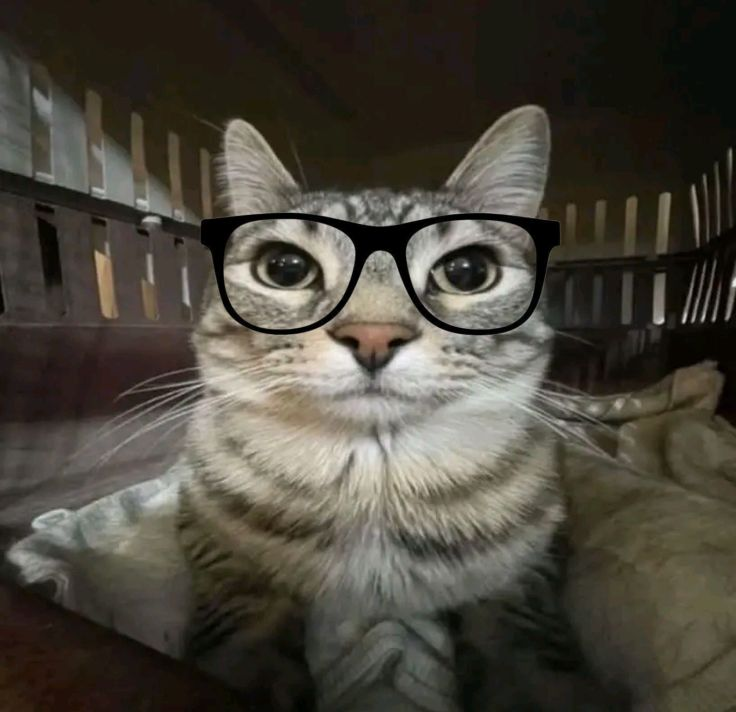
#> input picture image_processing_project/assets/img/aw.jpg, 736 x 712 px, found by its file name
$ python fuzzy_equalizer.py
#> lines starting #> are read from the running program, lines starting #| are printed output that depends on the picture
#> further down, image is the input picture: shape (712, 736, 3); mean B, G, R 60.1, 70, 74.4
import numpy as np
import cv2
import matplotlib.pyplot as plt

def fuzzy_membership_function(x, mean, stddev):
    return np.exp((-(x - mean) ** 2)/(2 * (stddev ** 2)))

def fuzzy_histogram_equalization(image, block_size=16):
    #konfersi gambar ke grayscale jika diperlukan
#> called with block_size = 16
    if len (image.shape)==3:
        image = cv2.cvtColor(image, cv2.COLOR_BGR2GRAY)
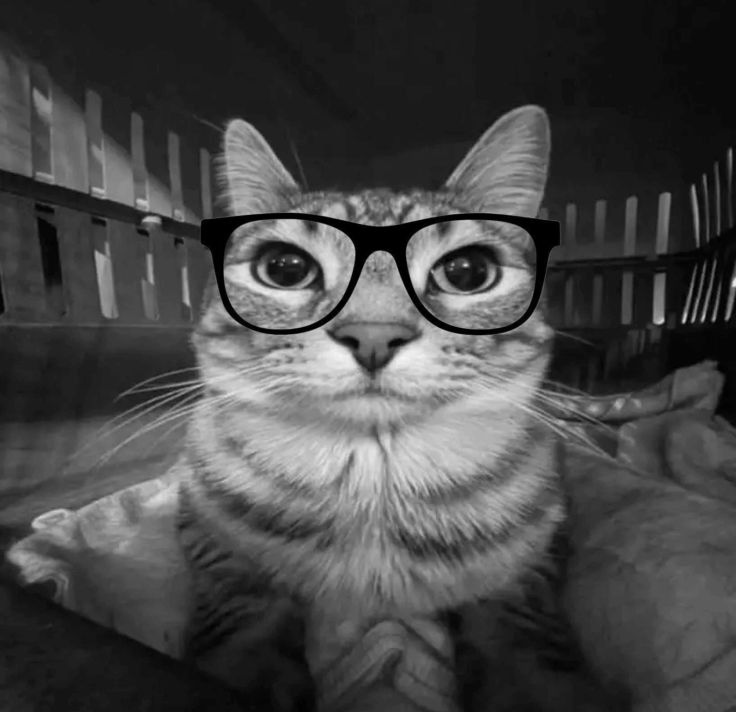
#> image: shape (712, 736); min 0, max 246, mean 70.2


    #dapatkan dimensi gambar
    height , width = image.shape
#> height = 712; width = 736

    #buat gambar yang telah di equalize
    equalized_image = np.zeros_like(image, dtype=np.uint8)

    #ukuran block
    block_height = block_size
    block_width = block_size

    for y in range(0, height, block_height):
        for x in range(0, width, block_width):
            #definisikan batas blok
            block = image[y:y+block_height, x:x+block_width]
            if block.size == 0:
                continue

            #hitung histogram lokal
            hist, bins = np.histogram(block.flatten(), bins=256, range=[0,256])
            cdf = hist.cumsum()
            cdf_normalized = cdf * 255 / cdf[-1]
            equalized_block = np.interp(block.flatten(), bins[:-1], cdf_normalized).reshape(block.shape)

            #hitung keanggotaan fuzzy
            mean = np.mean(equalized_block)
            stddev = np.std(equalized_block) if np.std(equalized_block) > 0 else 1
            membership = fuzzy_membership_function(equalized_block, mean, stddev)

            # normalisasi membership ke 0-255
            membership_norm = cv2.normalize(membership, None, 0, 255, cv2.NORM_MINMAX)

            # gabungkan hasil HE dengan fuzzy membership (bisa diatur bobotnya)
            fuzzy_block = 0.6 * equalized_block + 0.4 * membership_norm


            #terapkan penyesuaian kontras fuzzy
            equalized_image[y:y+block_height, x:x+block_width] = np.clip(fuzzy_block, 0, 255)
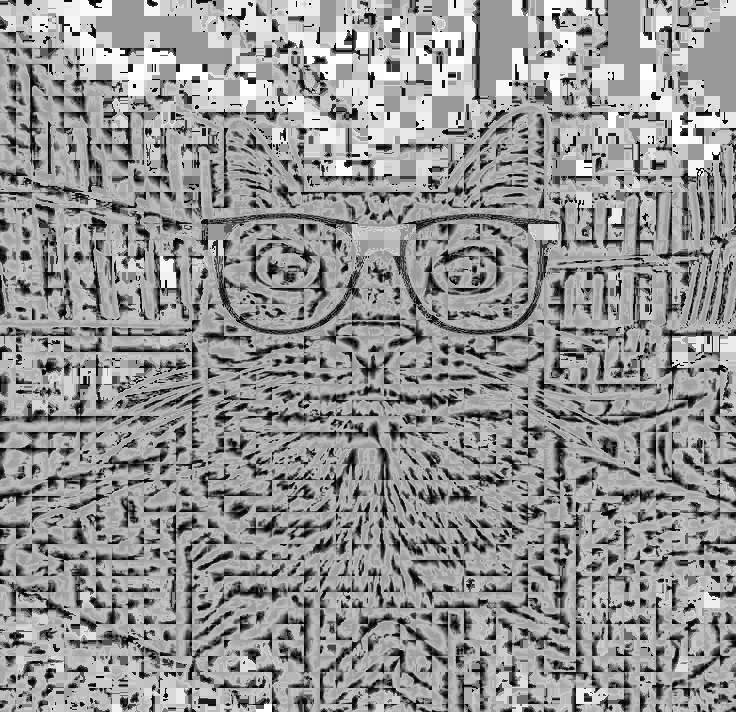
#> equalized_image: shape (712, 736); min 0, max 255, mean 148.4

    return equalized_image

#path ke gambar
image_path = 'image_processing_project/assets/img/aw.jpg'

#memuat gambar
image = cv2.imread(image_path)

#melakukan histogram equalizationm
fhe_image = fuzzy_histogram_equalization(image)

#menampilkan gambar asli dan gambar yang telah di equalize
plt.figure(figsize=(12, 6))

plt.subplot(1, 2, 1)
plt.title('Gambar Asli')
plt.imshow(cv2.cvtColor(image, cv2.COLOR_BGR2RGB))
plt.axis('off')

plt.subplot(1, 2, 2)
plt.title('Gambar setelah Equalization')
plt.imshow(fhe_image, cmap='gray')
plt.axis('off')

plt.show()
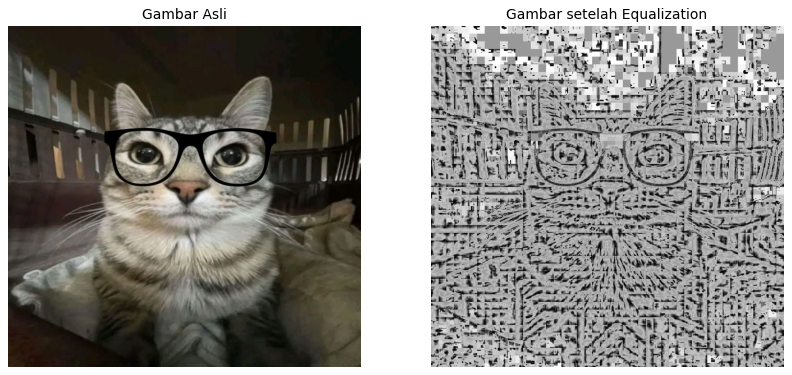
#> figure drawn by matplotlib, 2 panels

$ run again, with image_processing_project/assets/img/download.jpg copied over image_processing_project/assets/img/aw.jpg
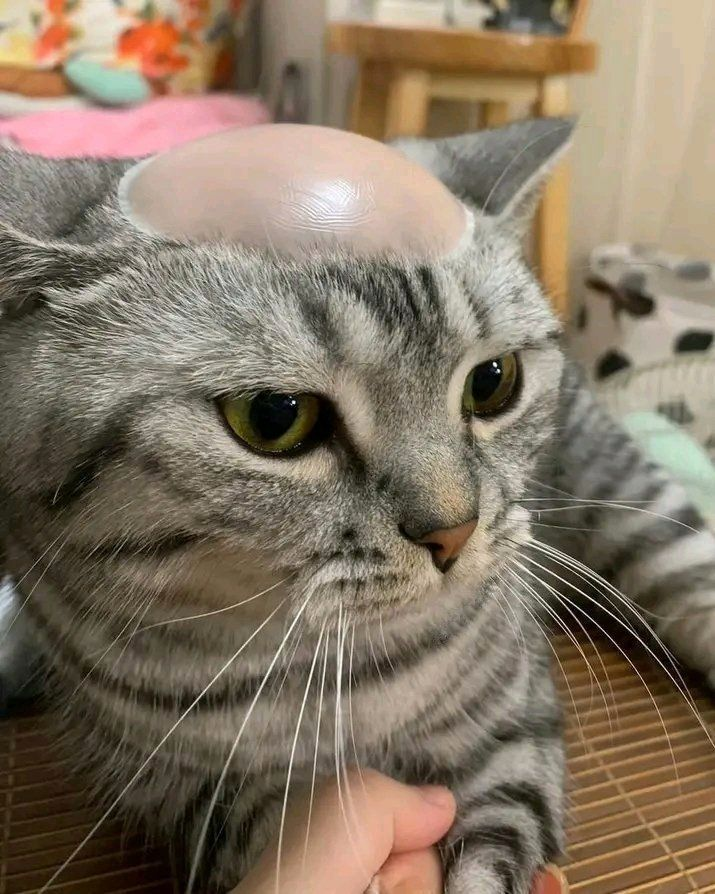
#> input picture image_processing_project/assets/img/download.jpg, 715 x 894 px, found by its file name
#> image is the input picture: shape (894, 715, 3); mean B, G, R 99.6, 117.9, 132.5
#> image: shape (894, 715)
#> after the loop in fuzzy_histogram_equalization, `for y in range(0, height, block_height):`:
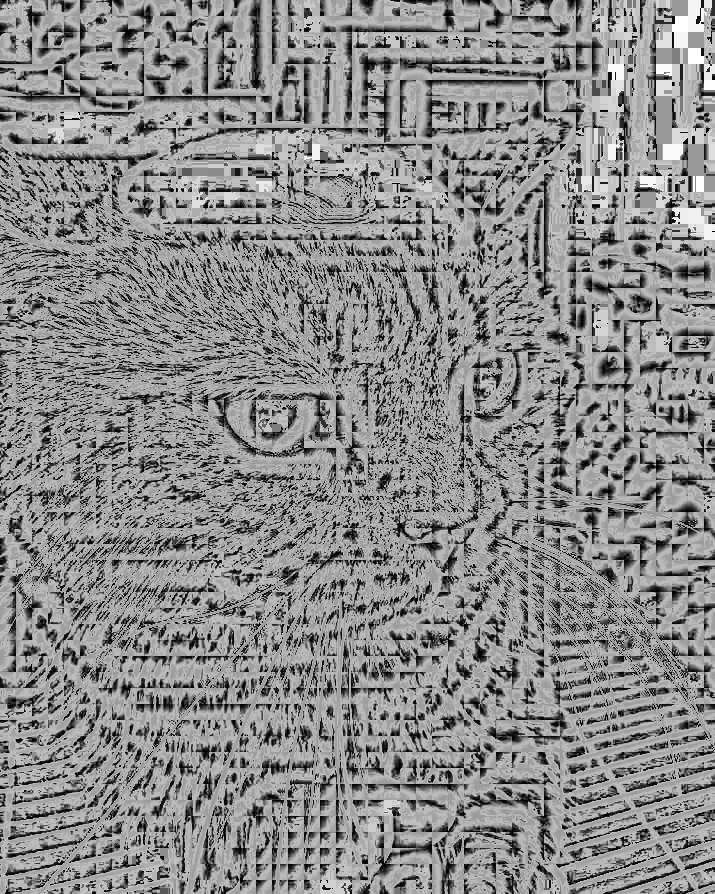
#> equalized_image: shape (894, 715); min 0, max 255, mean 139
#> `plt.show()`:
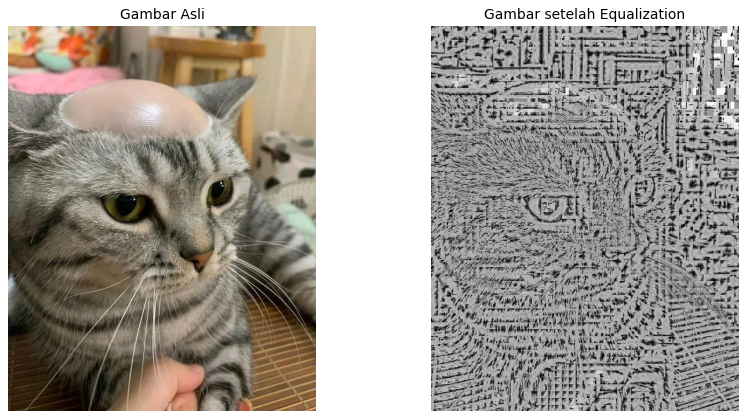
#> figure drawn by matplotlib, 2 panels
